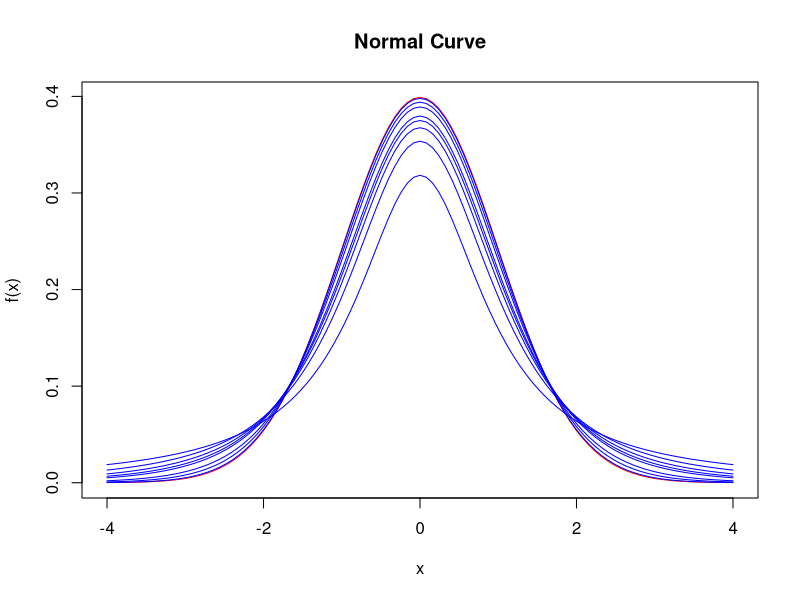

Reproduce this figure in R.
## ---- chunk 1
knitr::opts_chunk$set(
	echo = TRUE,
	warning = FALSE,
	comment = "##",
	prompt = TRUE,
	tidy = TRUE,
	tidy.opts = list(width.cutoff = 75),
	fig.path = "img/"
)
## ---- chunk 2
mu <- 0
sigma <- 1
curve(dnorm(x,mu,1), mu - 4*sigma, mu + 4*sigma, main="Normal Curve", xlab="x", ylab="f(x)", col = "red")
for (i in c(1,2,3,4,5,10,20,100)) {
curve(dt(x, df=i), mu - 4*sigma, mu + 4*sigma, main="t Curve", xlab="x", ylab="f(x)", add=TRUE, col = "blue")
}
## ---- chunk 3
n <- 100000
mu <- 3.5
sigma <- 4
x <- rnorm(n,mu,sigma)
s <- sample(x,size=30,replace=FALSE)
m <- mean(s)
m
sd <- sd(s)
sd
sem <- sd(s)/sqrt(length(s))
sem
lower <- m - qnorm(1-0.05/2)*sem # (1-alpha)/2 each in upper and lower trail of distribution
upper <- m + qnorm(1-0.05/2)*sem # (1-alpha)/2 each in upper and lower trail of distribution
ci <- c(lower, upper)
ci
## ---- chunk 4
sample_size <- 30
s <- sample(x,size=sample_size,replace=FALSE)
m <- mean(s)
m
sd <- sd(s)
sd
sem <- sd(s)/sqrt(length(s))
sem
lower <- m - qnorm(1-0.05/2)*sem # (1-alpha)/2 each in upper and lower trail of distribution
upper <- m + qnorm(1-0.05/2)*sem # (1-alpha)/2 each in upper and lower trail of distribution
ci_norm <- c(lower, upper)
ci_norm
lower <- m - qt(1-0.05/2, df=sample_size-1)*sem # (1-alpha)/2 each in upper and lower trail of distribution
upper <- m + qt(1-0.05/2, df=sample_size-1)*sem # (1-alpha)/2 each in upper and lower trail of distribution
ci_t <- c(lower, upper)
ci_t

sample_size <- 5
s <- sample(x,size=sample_size,replace=FALSE)
m <- mean(s)
m
sd <- sd(s)
sd
sem <- sd(s)/sqrt(length(s))
sem
lower <- m - qnorm(1-0.05/2)*sem # (1-alpha)/2 each in upper and lower trail of distribution
upper <- m + qnorm(1-0.05/2)*sem # (1-alpha)/2 each in upper and lower trail of distribution
ci_norm <- c(lower, upper)
ci_norm
lower <- m - qt(1-0.05/2, df=sample_size-1)*sem # (1-alpha)/2 each in upper and lower trail of distribution
upper <- m + qt(1-0.05/2, df=sample_size-1)*sem # (1-alpha)/2 each in upper and lower trail of distribution
ci_t <- c(lower, upper)
ci_t
